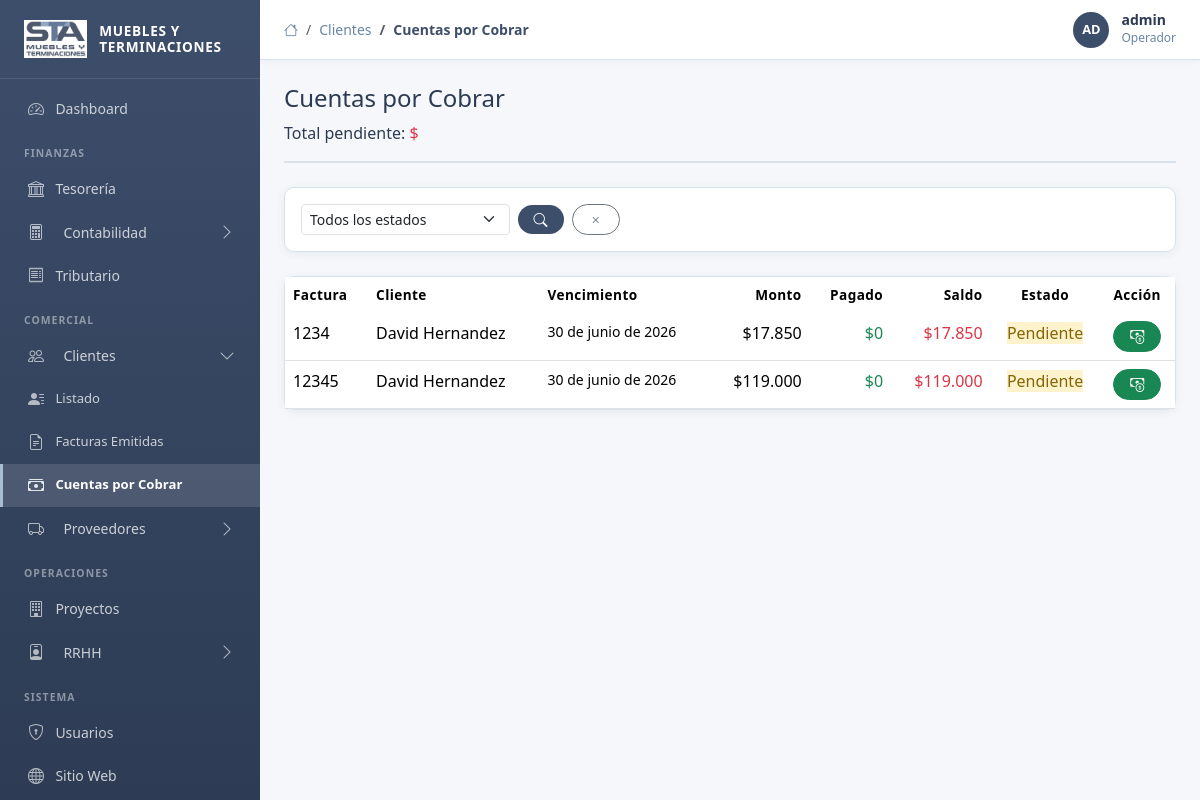
Before: /gestion/clientes/cxc/ (signed in) with the older database file.
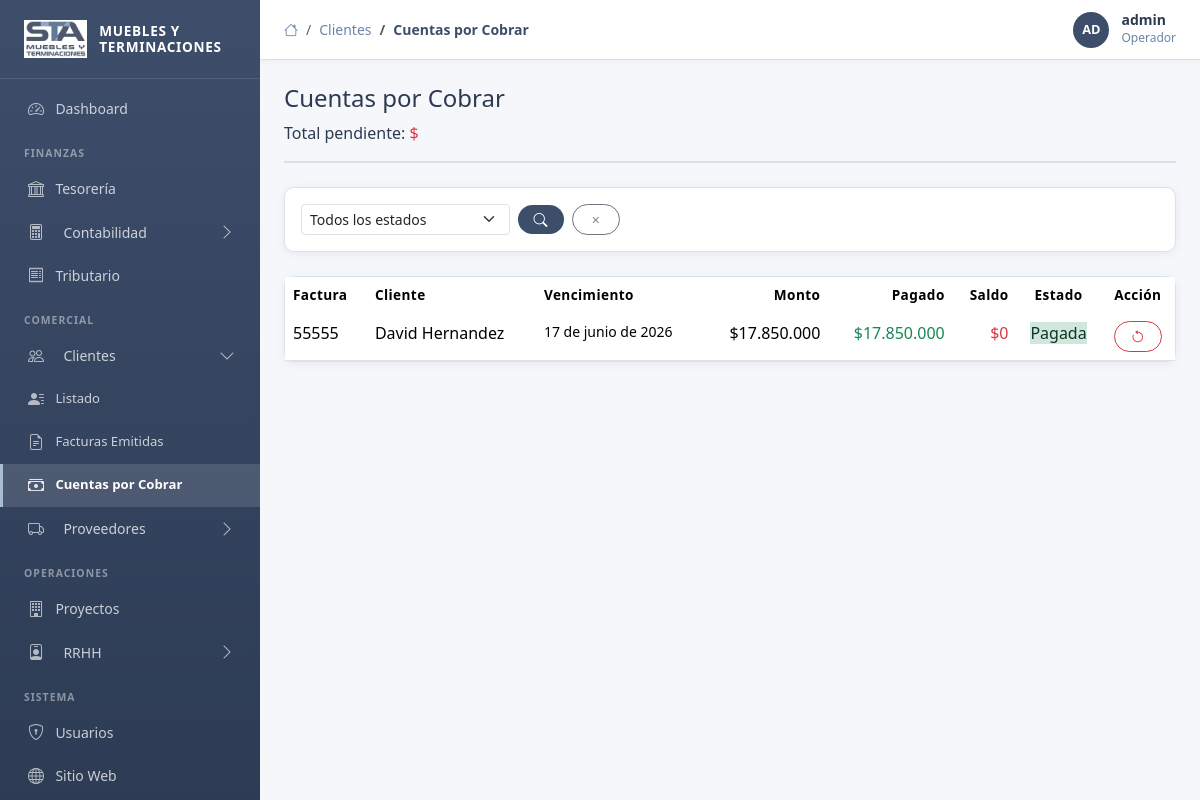
After: the same page with the newer database file.
### apps/clientes/models.py (models this page shows, shortened)
class CuentaPorCobrar(TimeStampedModel):
    ESTADO_CHOICES = [
        ('pendiente', 'Pendiente'),
        ('pagada', 'Pagada'),
        ('vencida', 'Vencida'),
        ('incobrable', 'Incobrable'),
    ]
    MEDIO_COBRO_CHOICES = [
        ('transferencia', 'Transferencia bancaria'),
        ('cheque', 'Cheque'),
        ('efectivo', 'Efectivo'),
        ('deposito', 'Depósito'),
        ('otro', 'Otro'),
    ]
    factura = models.OneToOneField(
        FacturaEmitida, on_delete=models.CASCADE,
        related_name='cuenta_cobrar', verbose_name='Factura'
    )
    fecha_vencimiento = models.DateField(verbose_name='Fecha Vencimiento')
    monto = models.DecimalField(max_digits=15, decimal_places=2, verbose_name='Monto')
    monto_pagado = models.DecimalField(max_digits=15, decimal_places=2, default=0, verbose_name='Monto Cobrado')
    estado = models.CharField(max_length=15, choices=ESTADO_CHOICES, default='pendiente', verbose_name='Estado')
    fecha_pago = models.DateField(null=True, blank=True, verbose_name='Fecha de Cobro')
    medio_cobro = models.CharField(
        max_length=20, choices=MEDIO_COBRO_CHOICES, blank=True, verbose_name='Medio de Cobro'
    )
    numero_documento = models.CharField(
        max_length=100, blank=True, verbose_name='N° Documento / Referencia',
        help_text='N° transferencia, cheque, depósito, etc.'
    )
    notas = models.TextField(blank=True, verbose_name='Notas')
    movimiento_pago = models.ForeignKey(
        'tesoreria.MovimientoBancario', null=True, blank=True,
        on_delete=models.SET_NULL, related_name='cuentas_cobrar',
        verbose_name='Movimiento de Cobro',
    )
    class Meta:
        verbose_name = 'Cuenta por Cobrar'
        verbose_name_plural = 'Cuentas por Cobrar'
        ordering = ['fecha_vencimiento']
    @property
    def saldo_pendiente(self):
        return self.monto - self.monto_pagado

class FacturaEmitida(TimeStampedModel):
    ESTADO_CHOICES = [
        ('pendiente', 'Pendiente'),
        ('pagada', 'Pagada'),
        ('vencida', 'Vencida'),
        ('anulada', 'Anulada'),
    ]
    numero = models.CharField(max_length=20, unique=True, verbose_name='N° Factura')
    fecha_emision = models.DateField(verbose_name='Fecha de Emisión')
    fecha_vencimiento = models.DateField(null=True, blank=True, verbose_name='Fecha Vencimiento')
    cliente = models.ForeignKey(
        Cliente, on_delete=models.PROTECT,
        related_name='facturas', verbose_name='Cliente'
    )
    proyecto = models.ForeignKey(
        'proyectos.Proyecto', null=True, blank=True,
        on_delete=models.SET_NULL, verbose_name='Proyecto'
    )
    neto = models.DecimalField(max_digits=15, decimal_places=2, verbose_name='Monto Neto')
    iva = models.DecimalField(max_digits=15, decimal_places=2, verbose_name='IVA (19%)')
    total = models.DecimalField(max_digits=15, decimal_places=2, verbose_name='Total')
    estado = models.CharField(max_length=15, choices=ESTADO_CHOICES, default='pendiente', verbose_name='Estado')
    observaciones = models.TextField(blank=True, verbose_name='Observaciones')
    class Meta:
        verbose_name = 'Factura Emitida'
        verbose_name_plural = 'Facturas Emitidas'
        ordering = ['-fecha_emision', '-numero']

class Cliente(TimeStampedModel):
    rut = models.CharField(
        max_length=15, unique=True, validators=[validar_rut],
        verbose_name='RUT', help_text='Formato: XX.XXX.XXX-X'
    )
    razon_social = models.CharField(max_length=200, verbose_name='Razón Social')
    giro = models.CharField(max_length=200, blank=True, verbose_name='Giro')
    direccion = models.CharField(max_length=300, blank=True, verbose_name='Dirección')
    comuna = models.CharField(max_length=100, blank=True, verbose_name='Comuna')
    ciudad = models.CharField(max_length=100, blank=True, verbose_name='Ciudad')
    telefono = models.CharField(max_length=20, blank=True, verbose_name='Teléfono')
    email = models.EmailField(blank=True, verbose_name='Email')
    contacto = models.CharField(max_length=100, blank=True, verbose_name='Nombre contacto')
    activo = models.BooleanField(default=True, verbose_name='Activo')
    notas = models.TextField(blank=True, verbose_name='Notas')
    class Meta:
        verbose_name = 'Cliente'
        verbose_name_plural = 'Clientes'
        ordering = ['razon_social']

### apps/clientes/views.py (the view)
# urls.py: path('cxc/', views.CuentaPorCobrarListView.as_view(), name='cxc_list'),
class CuentaPorCobrarListView(GestionMixin, ListView):
    model = CuentaPorCobrar
    template_name = 'admin/clientes/cxc_list.html'
    context_object_name = 'cuentas'
    paginate_by = 25
    def get_queryset(self):
        return CuentaPorCobrar.objects.select_related(
            'factura__cliente'
        ).order_by('fecha_vencimiento')
    def get_context_data(self, **kwargs):
        ctx = super().get_context_data(**kwargs)
        ctx['titulo'] = 'Cuentas por Cobrar'
        return ctx

### apps/accounts/models.py (called while the page is built)
    @property
    def nombre_display(self):
        return self.get_full_name() or self.username

### apps/core/context_processors.py (called while the page is built)
def logo_exists(request):
    logo_path = Path(settings.BASE_DIR) / 'static' / 'img' / 'logo.png'
    return {'logo_exists': logo_path.exists()}

### apps/core/templatetags/custom_tags.py (called while the page is built)
@register.filter
def moneda_chilena(value):
    try:
        return "${:,.0f}".format(float(value)).replace(",", ".")
    except:
        return value

### templates/admin/clientes/cxc_list.html (shortened to what this page needs)
{% extends 'base_admin.html' %}
{% load custom_tags %}
{% block breadcrumb %}
  <li class="breadcrumb-item"><a href="{% url 'clientes:cliente_list' %}">Clientes</a></li>
  <li class="breadcrumb-item active">Cuentas por Cobrar</li>
{% endblock %}
{% block content %}
<div class="page-header">
  <div>
    <h4 class="page-title">Cuentas por Cobrar</h4>
    <p class="page-subtitle mb-0">Total pendiente:
      <span class="fw-700 text-danger">$ {{ total_pendiente|floatformat:0 }}</span>
    </p>
  </div>
</div>
<div class="card-sta p-3 mb-4">
  <form method="get" class="row g-2 align-items-end">
    <div class="col-sm-3">
      <select name="estado" class="form-select form-select-sm">
        <option value="">Todos los estados</option>
      </select>
    </div>
    <div class="col-auto">
      <button type="submit" class="btn btn-sta btn-sm rounded-pill px-3"><i class="bi bi-search"></i></button>
      <a href="{% url 'clientes:cxc_list' %}" class="btn btn-outline-secondary btn-sm rounded-pill px-3 ms-1"><i class="bi bi-x"></i></a>
    </div>
  </form>
</div>
<div class="card-sta p-0">
  <div class="table-responsive">
    <table class="table table-sta mb-0">
      <thead>
        <tr>
          <th>Factura</th><th>Cliente</th><th>Vencimiento</th>
          <th class="text-end">Monto</th><th class="text-end">Pagado</th>
          <th class="text-end">Saldo</th><th class="text-center">Estado</th><th class="text-center">Acción</th>
        </tr>
      </thead>
      <tbody>
        {% for cxc in cuentas %}
        <tr class="{% if cxc.estado == 'vencida' %}table-danger{% endif %}">
          <td class="fw-700">{{ cxc.factura.numero }}</td>
          <td>{{ cxc.factura.cliente.razon_social|truncatechars:25 }}</td>
          <td class="small">{{ cxc.factura.fecha_vencimiento|default:"—" }}</td>
          <td class="text-end">{{ cxc.monto|moneda_chilena }}</td>
          <td class="text-end text-success">{{ cxc.monto_pagado|moneda_chilena }}</td>
          <td class="text-end fw-700 text-danger">{{ cxc.saldo_pendiente|moneda_chilena }}</td>
          <td class="text-center"><span class="badge-{{ cxc.estado }}">{{ cxc.get_estado_display }}</span></td>
          <td class="text-center">
            {% if cxc.estado != 'pagada' %}
            <a href="{% url 'clientes:cxc_pagar' cxc.pk %}" class="btn btn-success btn-sm rounded-pill px-3" title="Registrar cobro">
              <i class="bi bi-cash-coin"></i>
            </a>
            {% else %}
            <form method="post" action="{% url 'clientes:cxc_anular' cxc.pk %}" class="d-inline"
                  onsubmit="return confirm('\u00bfAnular este cobro? Se eliminará el movimiento bancario asociado y la cuenta volverá a pendiente.')">
              <button type="submit" class="btn btn-outline-danger btn-sm rounded-pill px-3" title="Anular cobro">
                <i class="bi bi-arrow-counterclockwise"></i>
              </button>
            </form>
            {% endif %}
          </td>
        </tr>
        {% empty %}
        <tr><td colspan="8" class="text-center text-muted py-4">No hay cuentas por cobrar.</td></tr>
        {% endfor %}
      </tbody>
    </table>
  </div>
</div>
{% endblock %}

Changed rows visible on the page:
removed CuentaPorCobrar: factura.numero "1234", factura.cliente.razon_social "David Hernandez", factura.fecha_vencimiento "30 de junio de 2026", monto|moneda_chilena "$17.850", monto_pagado|moneda_chilena "$0", saldo_pendiente|moneda_chilena "$17.850", estado "Pendiente"
removed CuentaPorCobrar: factura.numero "12345", factura.cliente.razon_social "David Hernandez", factura.fecha_vencimiento "30 de junio de 2026", monto|moneda_chilena "$119.000", monto_pagado|moneda_chilena "$0", saldo_pendiente|moneda_chilena "$119.000", estado "Pendiente"
added CuentaPorCobrar: factura.numero "55555", factura.cliente.razon_social "David Hernandez", factura.fecha_vencimiento "17 de junio de 2026", monto|moneda_chilena "$17.850.000", monto_pagado|moneda_chilena "$17.850.000", saldo_pendiente|moneda_chilena "$0", estado "Pagada"
